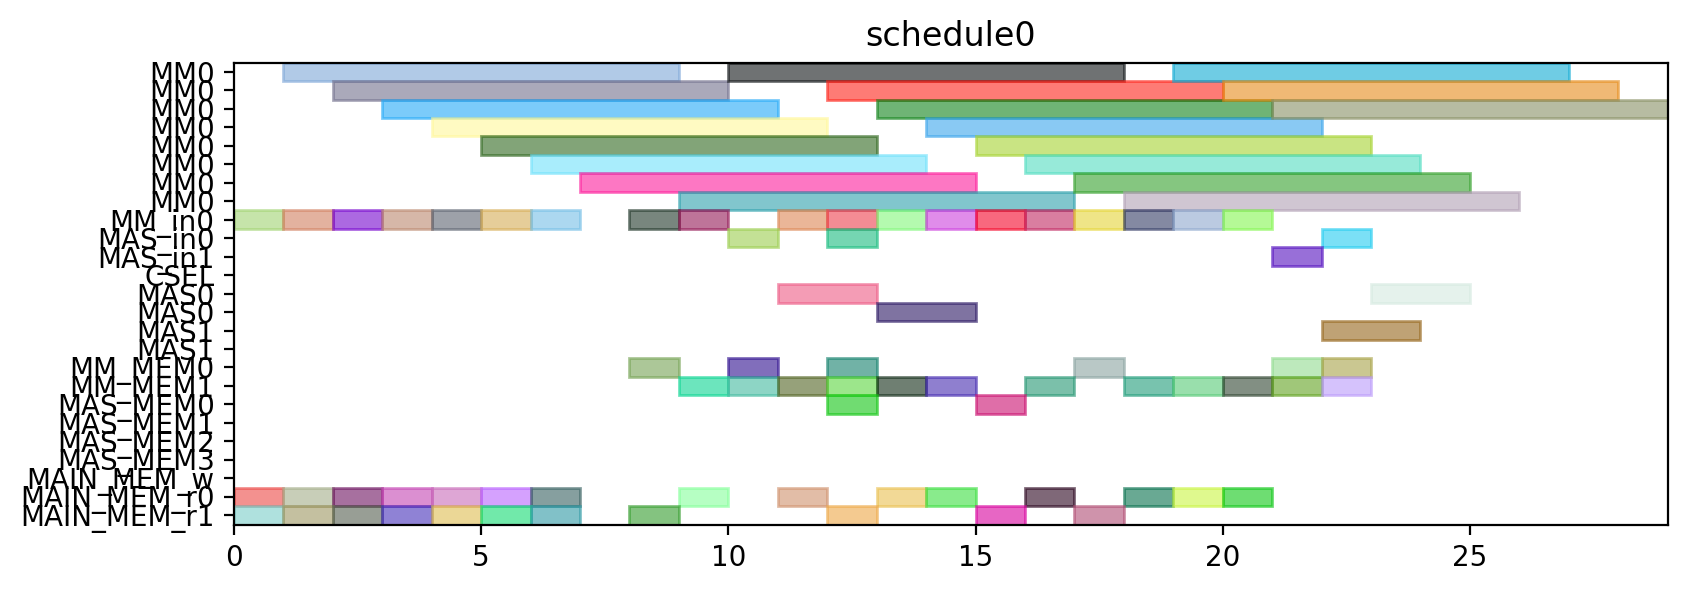

This chart was generated by the following Python code:
from pyschedule import Scenario, solvers, plotters, alt


def solve():
	horizon = 120
	S = Scenario("schedule0", horizon=horizon)

	# resource
	MM = S.Resources('MM', num=1, size=8)
	MM_in = S.Resources('MM_in', num=1)
	MAS_in = S.Resources('MAS_in', num=2)
	CSEL = S.Resource('CSEL')
	MAS = S.Resources('MAS', num=2, size=2, periods=range(1, horizon))
	MM_MEM = S.Resources('MM_MEM', num=2)
	MAS_MEM = S.Resources('MAS_MEM', num=4)
	MAIN_MEM_w = S.Resource('MAIN_MEM_w', size=1)
	MAIN_MEM_r = S.Resources('MAIN_MEM_r', num=2)

	# result of previous scheduling

	# new tasks
	Z_exp2 = S.Task('Z_exp2', length=8, delay_cost=1)
	Z_exp2 += alt(MM)
	Z_exp2_in = S.Task('Z_exp2_in', length=1, delay_cost=1)
	Z_exp2_in += alt(MM_in)
	S += Z_exp2_in*MM_in[0]<=Z_exp2*MM[0]
	Z_exp2_mem0 = S.Task('Z_exp2_mem0', length=1, delay_cost=1)
	Z_exp2_mem0 += MAIN_MEM_r[0]
	S += Z_exp2_mem0 <= Z_exp2

	Z_exp2_mem1 = S.Task('Z_exp2_mem1', length=1, delay_cost=1)
	Z_exp2_mem1 += MAIN_MEM_r[1]
	S += Z_exp2_mem1 <= Z_exp2

	NX0 = S.Task('NX0', length=8, delay_cost=1)
	NX0 += alt(MM)
	NX0_in = S.Task('NX0_in', length=1, delay_cost=1)
	NX0_in += alt(MM_in)
	S += NX0_in*MM_in[0]<=NX0*MM[0]
	NX0_mem0 = S.Task('NX0_mem0', length=1, delay_cost=1)
	NX0_mem0 += MAIN_MEM_r[0]
	S += NX0_mem0 <= NX0

	NX0_mem1 = S.Task('NX0_mem1', length=1, delay_cost=1)
	NX0_mem1 += MAIN_MEM_r[1]
	S += NX0_mem1 <= NX0

	k0_10_Z1 = S.Task('k0_10_Z1', length=8, delay_cost=1)
	k0_10_Z1 += alt(MM)
	k0_10_Z1_in = S.Task('k0_10_Z1_in', length=1, delay_cost=1)
	k0_10_Z1_in += alt(MM_in)
	S += k0_10_Z1_in*MM_in[0]<=k0_10_Z1*MM[0]
	k0_10_Z1_mem0 = S.Task('k0_10_Z1_mem0', length=1, delay_cost=1)
	k0_10_Z1_mem0 += MAIN_MEM_r[0]
	S += k0_10_Z1_mem0 <= k0_10_Z1

	k0_10_Z1_mem1 = S.Task('k0_10_Z1_mem1', length=1, delay_cost=1)
	k0_10_Z1_mem1 += MAIN_MEM_r[1]
	S += k0_10_Z1_mem1 <= k0_10_Z1

	DX0 = S.Task('DX0', length=8, delay_cost=1)
	DX0 += alt(MM)
	DX0_in = S.Task('DX0_in', length=1, delay_cost=1)
	DX0_in += alt(MM_in)
	S += DX0_in*MM_in[0]<=DX0*MM[0]
	DX0_mem0 = S.Task('DX0_mem0', length=1, delay_cost=1)
	DX0_mem0 += MAIN_MEM_r[0]
	S += DX0_mem0 <= DX0

	DX0_mem1 = S.Task('DX0_mem1', length=1, delay_cost=1)
	DX0_mem1 += MAIN_MEM_r[1]
	S += DX0_mem1 <= DX0

	NY0 = S.Task('NY0', length=8, delay_cost=1)
	NY0 += alt(MM)
	NY0_in = S.Task('NY0_in', length=1, delay_cost=1)
	NY0_in += alt(MM_in)
	S += NY0_in*MM_in[0]<=NY0*MM[0]
	NY0_mem0 = S.Task('NY0_mem0', length=1, delay_cost=1)
	NY0_mem0 += MAIN_MEM_r[0]
	S += NY0_mem0 <= NY0

	NY0_mem1 = S.Task('NY0_mem1', length=1, delay_cost=1)
	NY0_mem1 += MAIN_MEM_r[1]
	S += NY0_mem1 <= NY0

	k2_14_Z1 = S.Task('k2_14_Z1', length=8, delay_cost=1)
	k2_14_Z1 += alt(MM)
	k2_14_Z1_in = S.Task('k2_14_Z1_in', length=1, delay_cost=1)
	k2_14_Z1_in += alt(MM_in)
	S += k2_14_Z1_in*MM_in[0]<=k2_14_Z1*MM[0]
	k2_14_Z1_mem0 = S.Task('k2_14_Z1_mem0', length=1, delay_cost=1)
	k2_14_Z1_mem0 += MAIN_MEM_r[0]
	S += k2_14_Z1_mem0 <= k2_14_Z1

	k2_14_Z1_mem1 = S.Task('k2_14_Z1_mem1', length=1, delay_cost=1)
	k2_14_Z1_mem1 += MAIN_MEM_r[1]
	S += k2_14_Z1_mem1 <= k2_14_Z1

	DY0 = S.Task('DY0', length=8, delay_cost=1)
	DY0 += alt(MM)
	DY0_in = S.Task('DY0_in', length=1, delay_cost=1)
	DY0_in += alt(MM_in)
	S += DY0_in*MM_in[0]<=DY0*MM[0]
	DY0_mem0 = S.Task('DY0_mem0', length=1, delay_cost=1)
	DY0_mem0 += MAIN_MEM_r[0]
	S += DY0_mem0 <= DY0

	DY0_mem1 = S.Task('DY0_mem1', length=1, delay_cost=1)
	DY0_mem1 += MAIN_MEM_r[1]
	S += DY0_mem1 <= DY0

	Z_exp3 = S.Task('Z_exp3', length=8, delay_cost=1)
	Z_exp3 += alt(MM)
	Z_exp3_in = S.Task('Z_exp3_in', length=1, delay_cost=1)
	Z_exp3_in += alt(MM_in)
	S += Z_exp3_in*MM_in[0]<=Z_exp3*MM[0]
	Z_exp3_mem0 = S.Task('Z_exp3_mem0', length=1, delay_cost=1)
	Z_exp3_mem0 += alt(MM_MEM)
	S += (Z_exp2*MM[0])-1 < Z_exp3_mem0*MM_MEM[0]
	S += Z_exp3_mem0 <= Z_exp3

	Z_exp3_mem1 = S.Task('Z_exp3_mem1', length=1, delay_cost=1)
	Z_exp3_mem1 += MAIN_MEM_r[1]
	S += Z_exp3_mem1 <= Z_exp3

	NX1_ = S.Task('NX1_', length=2, delay_cost=1)
	NX1_ += alt(MAS)
	NX1__in = S.Task('NX1__in', length=1, delay_cost=1)
	NX1__in += alt(MAS_in)
	S += NX1__in*MAS_in[0]<=NX1_*MAS[0]

	S += NX1__in*MAS_in[1]<=NX1_*MAS[1]

	NX1__mem0 = S.Task('NX1__mem0', length=1, delay_cost=1)
	NX1__mem0 += alt(MM_MEM)
	S += (NX0*MM[0])-1 < NX1__mem0*MM_MEM[0]
	S += NX1__mem0 <= NX1_

	NX1__mem1 = S.Task('NX1__mem1', length=1, delay_cost=1)
	NX1__mem1 += alt(MM_MEM)
	S += (k0_10_Z1*MM[0])-1 < NX1__mem1*MM_MEM[1]
	S += NX1__mem1 <= NX1_

	k0_9_Z2 = S.Task('k0_9_Z2', length=8, delay_cost=1)
	k0_9_Z2 += alt(MM)
	k0_9_Z2_in = S.Task('k0_9_Z2_in', length=1, delay_cost=1)
	k0_9_Z2_in += alt(MM_in)
	S += k0_9_Z2_in*MM_in[0]<=k0_9_Z2*MM[0]
	k0_9_Z2_mem0 = S.Task('k0_9_Z2_mem0', length=1, delay_cost=1)
	k0_9_Z2_mem0 += MAIN_MEM_r[0]
	S += k0_9_Z2_mem0 <= k0_9_Z2

	k0_9_Z2_mem1 = S.Task('k0_9_Z2_mem1', length=1, delay_cost=1)
	k0_9_Z2_mem1 += alt(MM_MEM)
	S += (Z_exp2*MM[0])-1 < k0_9_Z2_mem1*MM_MEM[1]
	S += k0_9_Z2_mem1 <= k0_9_Z2

	k1_9_Z2 = S.Task('k1_9_Z2', length=8, delay_cost=1)
	k1_9_Z2 += alt(MM)
	k1_9_Z2_in = S.Task('k1_9_Z2_in', length=1, delay_cost=1)
	k1_9_Z2_in += alt(MM_in)
	S += k1_9_Z2_in*MM_in[0]<=k1_9_Z2*MM[0]
	k1_9_Z2_mem0 = S.Task('k1_9_Z2_mem0', length=1, delay_cost=1)
	k1_9_Z2_mem0 += MAIN_MEM_r[0]
	S += k1_9_Z2_mem0 <= k1_9_Z2

	k1_9_Z2_mem1 = S.Task('k1_9_Z2_mem1', length=1, delay_cost=1)
	k1_9_Z2_mem1 += alt(MM_MEM)
	S += (Z_exp2*MM[0])-1 < k1_9_Z2_mem1*MM_MEM[1]
	S += k1_9_Z2_mem1 <= k1_9_Z2

	NY1_ = S.Task('NY1_', length=2, delay_cost=1)
	NY1_ += alt(MAS)
	NY1__in = S.Task('NY1__in', length=1, delay_cost=1)
	NY1__in += alt(MAS_in)
	S += NY1__in*MAS_in[0]<=NY1_*MAS[0]

	S += NY1__in*MAS_in[1]<=NY1_*MAS[1]

	NY1__mem0 = S.Task('NY1__mem0', length=1, delay_cost=1)
	NY1__mem0 += alt(MM_MEM)
	S += (NY0*MM[0])-1 < NY1__mem0*MM_MEM[0]
	S += NY1__mem0 <= NY1_

	NY1__mem1 = S.Task('NY1__mem1', length=1, delay_cost=1)
	NY1__mem1 += alt(MM_MEM)
	S += (k2_14_Z1*MM[0])-1 < NY1__mem1*MM_MEM[1]
	S += NY1__mem1 <= NY1_

	k2_13_Z2 = S.Task('k2_13_Z2', length=8, delay_cost=1)
	k2_13_Z2 += alt(MM)
	k2_13_Z2_in = S.Task('k2_13_Z2_in', length=1, delay_cost=1)
	k2_13_Z2_in += alt(MM_in)
	S += k2_13_Z2_in*MM_in[0]<=k2_13_Z2*MM[0]
	k2_13_Z2_mem0 = S.Task('k2_13_Z2_mem0', length=1, delay_cost=1)
	k2_13_Z2_mem0 += MAIN_MEM_r[0]
	S += k2_13_Z2_mem0 <= k2_13_Z2

	k2_13_Z2_mem1 = S.Task('k2_13_Z2_mem1', length=1, delay_cost=1)
	k2_13_Z2_mem1 += alt(MM_MEM)
	S += (Z_exp2*MM[0])-1 < k2_13_Z2_mem1*MM_MEM[1]
	S += k2_13_Z2_mem1 <= k2_13_Z2

	k3_14_Z2 = S.Task('k3_14_Z2', length=8, delay_cost=1)
	k3_14_Z2 += alt(MM)
	k3_14_Z2_in = S.Task('k3_14_Z2_in', length=1, delay_cost=1)
	k3_14_Z2_in += alt(MM_in)
	S += k3_14_Z2_in*MM_in[0]<=k3_14_Z2*MM[0]
	k3_14_Z2_mem0 = S.Task('k3_14_Z2_mem0', length=1, delay_cost=1)
	k3_14_Z2_mem0 += MAIN_MEM_r[0]
	S += k3_14_Z2_mem0 <= k3_14_Z2

	k3_14_Z2_mem1 = S.Task('k3_14_Z2_mem1', length=1, delay_cost=1)
	k3_14_Z2_mem1 += alt(MM_MEM)
	S += (Z_exp2*MM[0])-1 < k3_14_Z2_mem1*MM_MEM[1]
	S += k3_14_Z2_mem1 <= k3_14_Z2

	Z_exp4 = S.Task('Z_exp4', length=8, delay_cost=1)
	Z_exp4 += alt(MM)
	Z_exp4_in = S.Task('Z_exp4_in', length=1, delay_cost=1)
	Z_exp4_in += alt(MM_in)
	S += Z_exp4_in*MM_in[0]<=Z_exp4*MM[0]
	Z_exp4_mem0 = S.Task('Z_exp4_mem0', length=1, delay_cost=1)
	Z_exp4_mem0 += alt(MM_MEM)
	S += (Z_exp3*MM[0])-1 < Z_exp4_mem0*MM_MEM[0]
	S += Z_exp4_mem0 <= Z_exp4

	Z_exp4_mem1 = S.Task('Z_exp4_mem1', length=1, delay_cost=1)
	Z_exp4_mem1 += MAIN_MEM_r[1]
	S += Z_exp4_mem1 <= Z_exp4

	NX1 = S.Task('NX1', length=8, delay_cost=1)
	NX1 += alt(MM)
	NX1_in = S.Task('NX1_in', length=1, delay_cost=1)
	NX1_in += alt(MM_in)
	S += NX1_in*MM_in[0]<=NX1*MM[0]
	NX1_mem0 = S.Task('NX1_mem0', length=1, delay_cost=1)
	NX1_mem0 += alt(MAS_MEM)
	S += (NX1_*MAS[0])-1 < NX1_mem0*MAS_MEM[0]
	S += (NX1_*MAS[1])-1 < NX1_mem0*MAS_MEM[2]
	S += NX1_mem0 <= NX1

	NX1_mem1 = S.Task('NX1_mem1', length=1, delay_cost=1)
	NX1_mem1 += MAIN_MEM_r[1]
	S += NX1_mem1 <= NX1

	k0_8_Z3 = S.Task('k0_8_Z3', length=8, delay_cost=1)
	k0_8_Z3 += alt(MM)
	k0_8_Z3_in = S.Task('k0_8_Z3_in', length=1, delay_cost=1)
	k0_8_Z3_in += alt(MM_in)
	S += k0_8_Z3_in*MM_in[0]<=k0_8_Z3*MM[0]
	k0_8_Z3_mem0 = S.Task('k0_8_Z3_mem0', length=1, delay_cost=1)
	k0_8_Z3_mem0 += MAIN_MEM_r[0]
	S += k0_8_Z3_mem0 <= k0_8_Z3

	k0_8_Z3_mem1 = S.Task('k0_8_Z3_mem1', length=1, delay_cost=1)
	k0_8_Z3_mem1 += alt(MM_MEM)
	S += (Z_exp3*MM[0])-1 < k0_8_Z3_mem1*MM_MEM[1]
	S += k0_8_Z3_mem1 <= k0_8_Z3

	DX1_ = S.Task('DX1_', length=2, delay_cost=1)
	DX1_ += alt(MAS)
	DX1__in = S.Task('DX1__in', length=1, delay_cost=1)
	DX1__in += alt(MAS_in)
	S += DX1__in*MAS_in[0]<=DX1_*MAS[0]

	S += DX1__in*MAS_in[1]<=DX1_*MAS[1]

	DX1__mem0 = S.Task('DX1__mem0', length=1, delay_cost=1)
	DX1__mem0 += alt(MM_MEM)
	S += (DX0*MM[0])-1 < DX1__mem0*MM_MEM[0]
	S += DX1__mem0 <= DX1_

	DX1__mem1 = S.Task('DX1__mem1', length=1, delay_cost=1)
	DX1__mem1 += alt(MM_MEM)
	S += (k1_9_Z2*MM[0])-1 < DX1__mem1*MM_MEM[1]
	S += DX1__mem1 <= DX1_

	k1_8_Z3 = S.Task('k1_8_Z3', length=8, delay_cost=1)
	k1_8_Z3 += alt(MM)
	k1_8_Z3_in = S.Task('k1_8_Z3_in', length=1, delay_cost=1)
	k1_8_Z3_in += alt(MM_in)
	S += k1_8_Z3_in*MM_in[0]<=k1_8_Z3*MM[0]
	k1_8_Z3_mem0 = S.Task('k1_8_Z3_mem0', length=1, delay_cost=1)
	k1_8_Z3_mem0 += MAIN_MEM_r[0]
	S += k1_8_Z3_mem0 <= k1_8_Z3

	k1_8_Z3_mem1 = S.Task('k1_8_Z3_mem1', length=1, delay_cost=1)
	k1_8_Z3_mem1 += alt(MM_MEM)
	S += (Z_exp3*MM[0])-1 < k1_8_Z3_mem1*MM_MEM[1]
	S += k1_8_Z3_mem1 <= k1_8_Z3

	NY1 = S.Task('NY1', length=8, delay_cost=1)
	NY1 += alt(MM)
	NY1_in = S.Task('NY1_in', length=1, delay_cost=1)
	NY1_in += alt(MM_in)
	S += NY1_in*MM_in[0]<=NY1*MM[0]
	NY1_mem0 = S.Task('NY1_mem0', length=1, delay_cost=1)
	NY1_mem0 += alt(MAS_MEM)
	S += (NY1_*MAS[0])-1 < NY1_mem0*MAS_MEM[0]
	S += (NY1_*MAS[1])-1 < NY1_mem0*MAS_MEM[2]
	S += NY1_mem0 <= NY1

	NY1_mem1 = S.Task('NY1_mem1', length=1, delay_cost=1)
	NY1_mem1 += MAIN_MEM_r[1]
	S += NY1_mem1 <= NY1

	k2_12_Z3 = S.Task('k2_12_Z3', length=8, delay_cost=1)
	k2_12_Z3 += alt(MM)
	k2_12_Z3_in = S.Task('k2_12_Z3_in', length=1, delay_cost=1)
	k2_12_Z3_in += alt(MM_in)
	S += k2_12_Z3_in*MM_in[0]<=k2_12_Z3*MM[0]
	k2_12_Z3_mem0 = S.Task('k2_12_Z3_mem0', length=1, delay_cost=1)
	k2_12_Z3_mem0 += MAIN_MEM_r[0]
	S += k2_12_Z3_mem0 <= k2_12_Z3

	k2_12_Z3_mem1 = S.Task('k2_12_Z3_mem1', length=1, delay_cost=1)
	k2_12_Z3_mem1 += alt(MM_MEM)
	S += (Z_exp3*MM[0])-1 < k2_12_Z3_mem1*MM_MEM[1]
	S += k2_12_Z3_mem1 <= k2_12_Z3

	DY1_ = S.Task('DY1_', length=2, delay_cost=1)
	DY1_ += alt(MAS)
	DY1__in = S.Task('DY1__in', length=1, delay_cost=1)
	DY1__in += alt(MAS_in)
	S += DY1__in*MAS_in[0]<=DY1_*MAS[0]

	S += DY1__in*MAS_in[1]<=DY1_*MAS[1]

	DY1__mem0 = S.Task('DY1__mem0', length=1, delay_cost=1)
	DY1__mem0 += alt(MM_MEM)
	S += (DY0*MM[0])-1 < DY1__mem0*MM_MEM[0]
	S += DY1__mem0 <= DY1_

	DY1__mem1 = S.Task('DY1__mem1', length=1, delay_cost=1)
	DY1__mem1 += alt(MM_MEM)
	S += (k3_14_Z2*MM[0])-1 < DY1__mem1*MM_MEM[1]
	S += DY1__mem1 <= DY1_

	k3_13_Z3 = S.Task('k3_13_Z3', length=8, delay_cost=1)
	k3_13_Z3 += alt(MM)
	k3_13_Z3_in = S.Task('k3_13_Z3_in', length=1, delay_cost=1)
	k3_13_Z3_in += alt(MM_in)
	S += k3_13_Z3_in*MM_in[0]<=k3_13_Z3*MM[0]
	k3_13_Z3_mem0 = S.Task('k3_13_Z3_mem0', length=1, delay_cost=1)
	k3_13_Z3_mem0 += MAIN_MEM_r[0]
	S += k3_13_Z3_mem0 <= k3_13_Z3

	k3_13_Z3_mem1 = S.Task('k3_13_Z3_mem1', length=1, delay_cost=1)
	k3_13_Z3_mem1 += alt(MM_MEM)
	S += (Z_exp3*MM[0])-1 < k3_13_Z3_mem1*MM_MEM[1]
	S += k3_13_Z3_mem1 <= k3_13_Z3

	solvers.mip.solve(S,msg=1,kind='CPLEX',ratio_gap=1.01)

	solution = [['hoge']*len(S.solution()[1]) for i in range(len(S.solution()))]
	for i in range(len(S.solution())):
		for j in range(len(S.solution()[i])):
			solution[i][j]=str(S.solution()[i][j])
	print(solution)

	cycles = int(solution[-1][3])

	pic_file_name = "/mnt/rose/usr1/fukuda/ABE/multiRAM_multiMAS_16mux/scheduling_result/stage8MM1_stage2MAS2/ISOGENY/schedule0.png"
	if(S.solution() != []):
		plotters.matplotlib.plot(S,img_filename=pic_file_name, show_task_labels=False, fig_size=(cycles*0.25+3, 3))

	return solution
